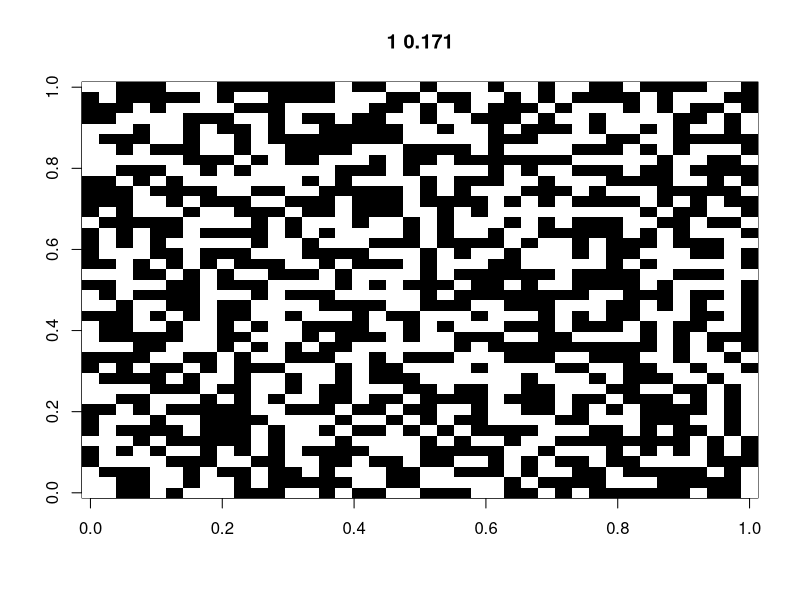
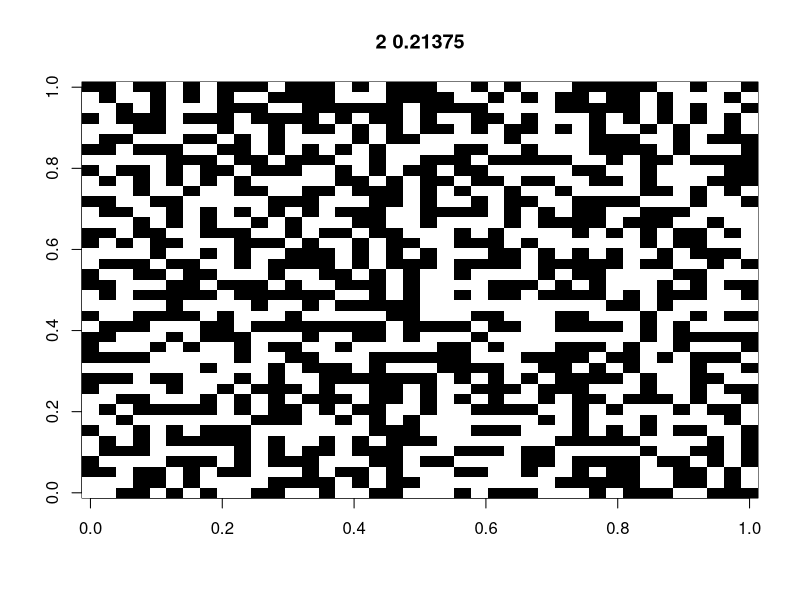
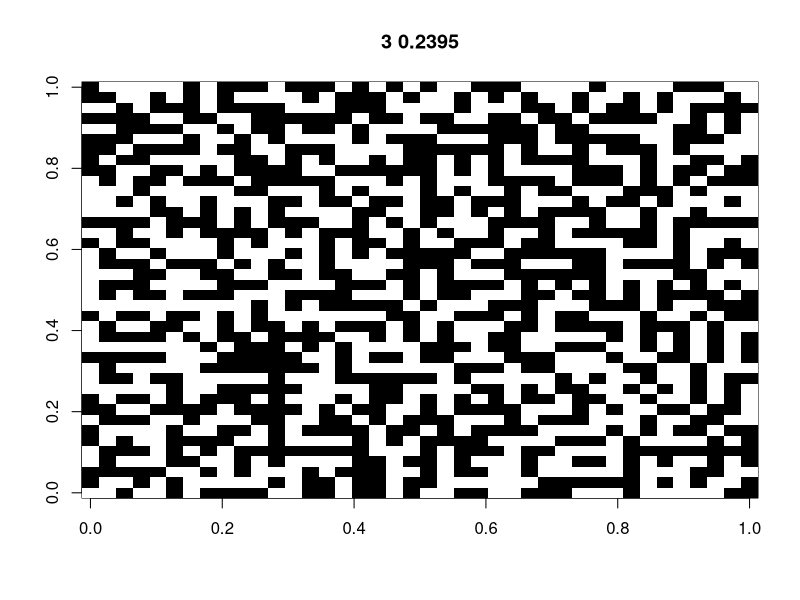
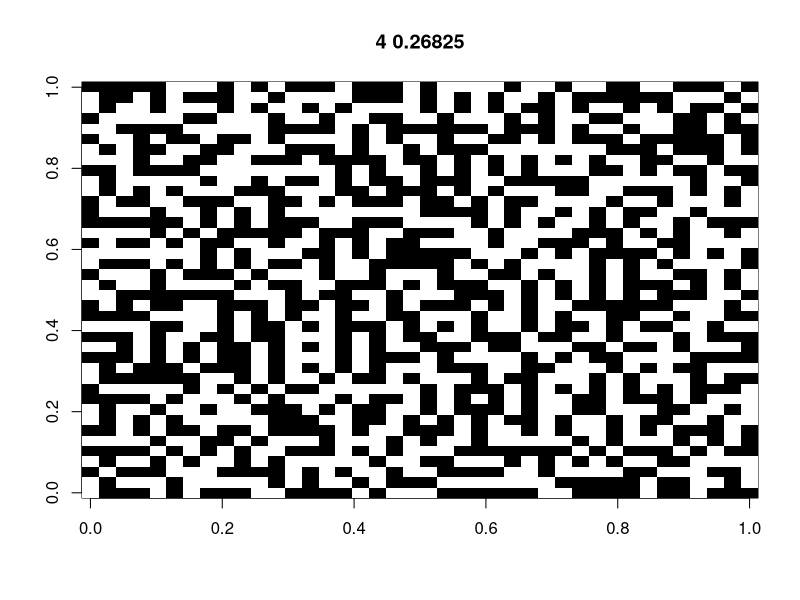
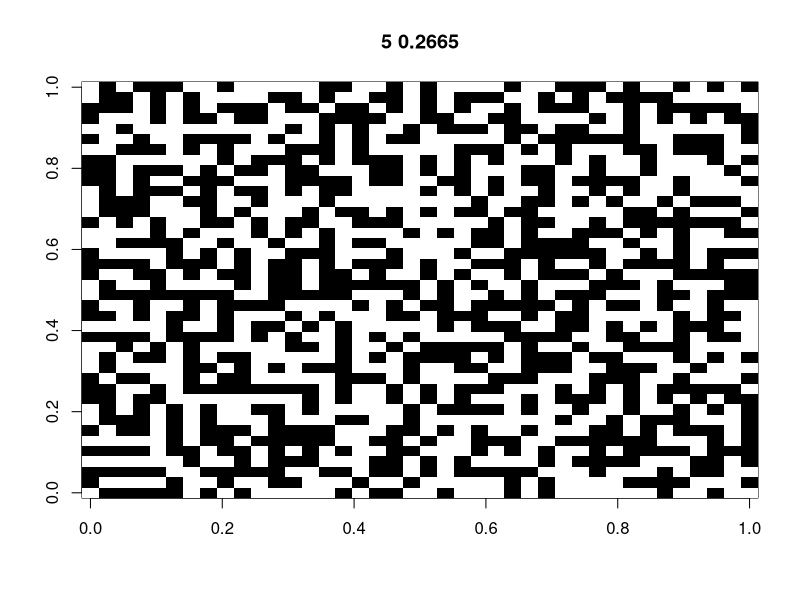
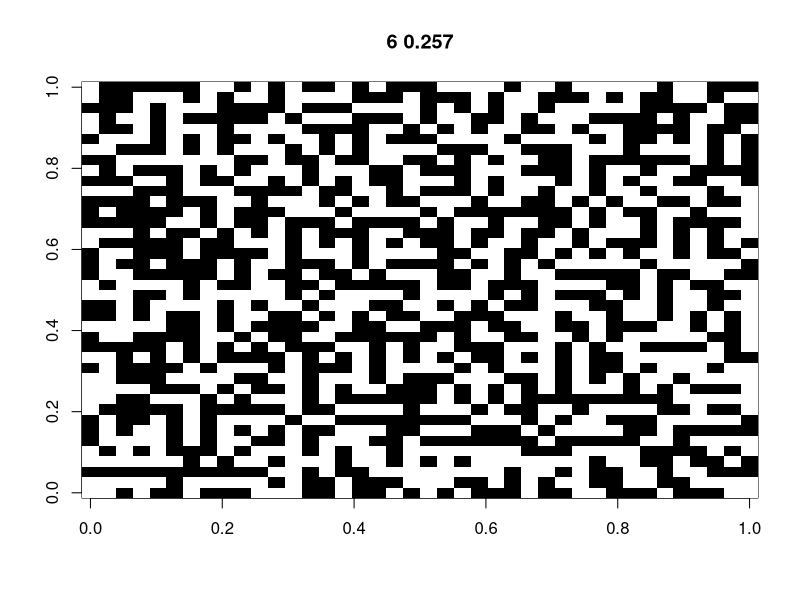
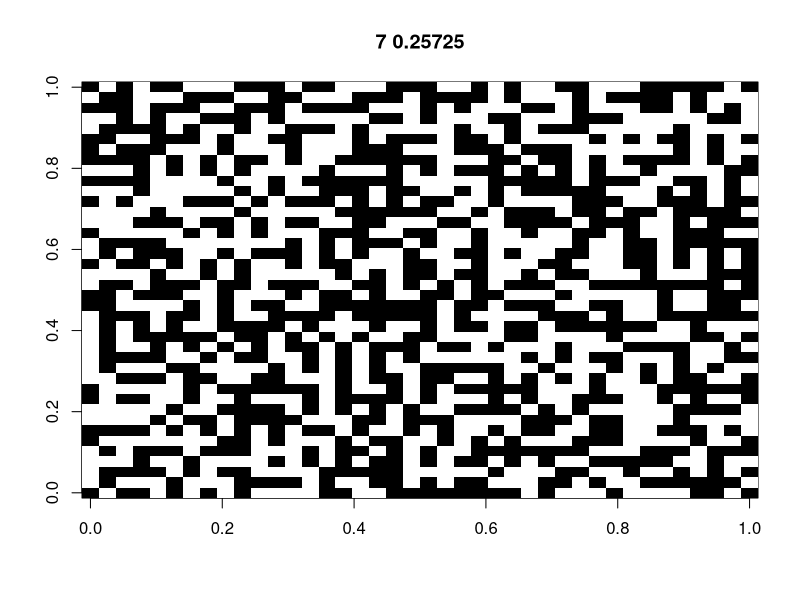
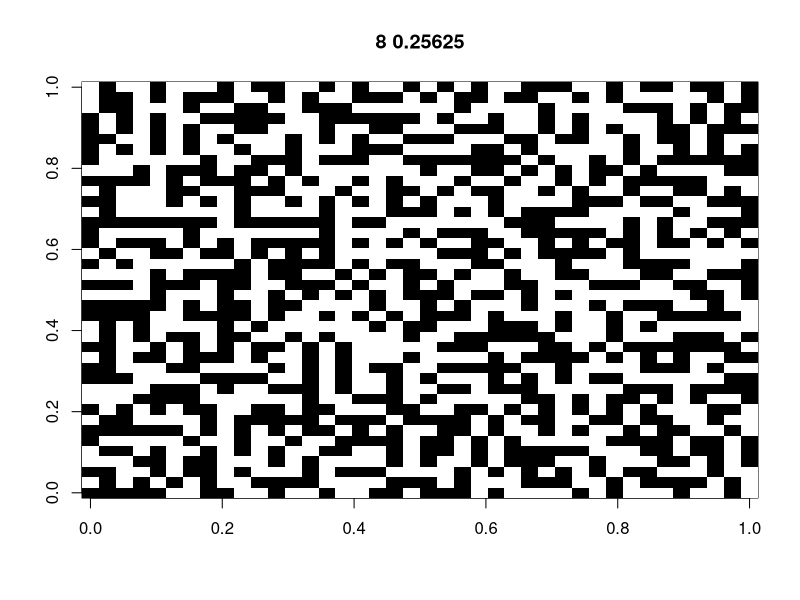

Generate these figures, in order, with R:
library(tidyverse)
library(patchwork)

##############################################
# Figure S1: spatial simulations based on the Ising model

# define functions
XiXj1 = function(id,dmat,range) {
  xi = Xi[id]
  if(xi==0) { xi = 1 } else { xi = xi }
  j = as.numeric(which((dmat[,id]<=range)&(dmat[,id]>0)))
  xj = Xi[j]
  xj[xj==0] = 1
  return(xi*sum(xj))
}

# set coefficients
J = -0.2 #= beta_2; -0.2 and 0.2 for Fig. S1a and b, respectively
h = 0.0 #= beta_1

# set a field
rect = 40
N = rect*rect
Xi = sample(c(-1,1),N,replace=T)

smap = cbind(rep(1:rect,each=rect),
             rep(1:rect,rect)
)
dmat = as.matrix(dist(smap))

group = rep(1,rect*rect)


xixj = c()
for(i in 1:N) xixj = c(xixj, XiXj1(i,dmat=dmat,range=sqrt(2)))
Ei_t0 = (J*xixj+h*Xi)

# MCMC by Gibbs sampling
for(j in 1:100) {
  Xi_t0 = Xi
  
  perm = sample(1:N,N)
  for(i in perm) {
    Xi[i] = sample(c(-1,1),1)
    xi = Xi[i]
    if(xi==0) { xi = 1 }
    Ei = (J*XiXj1(i,dmat=dmat,range=sqrt(2))+h*xi) # set the energy positive to maximize itself
    
    # Metropolis algorithm
    if(Ei_t0[i]<=Ei) {
      Xi[i] = Xi[i]; Ei_t0[i] = Ei
    } else if(runif(1,0,1)<exp(Ei-Ei_t0[i])) {
      Xi[i] = Xi[i]; Ei_t0[i] = Ei
    } else {
      Xi[i] = Xi_t0[i]
    }
  }
  E = mean(Ei_t0)
  image(matrix(Xi,rect,rect),main=paste(j,E),col=c("black","white"))
}


pdf(file=paste0("../IsingJ",J,"_h",h,"cnt_d1.pdf"), width=5, height=5)
image(t(matrix(Xi,rect,rect)),main=paste(j,E),col=c("black","white"),las=1,xaxt="n",yaxt="n")
dev.off()

############
# Figure S2
W_AA = function(x,b1,b2,b12) (b12+b2)*(2*x-1)+b1+1
W_Aa = function(x,b1,b2,b12) 1
W_aa = function(x,b1,b2,b12) (b12-b2)*(2*x-1)-b1+1

W_A = function(x,b1,b2,b12) x*W_AA(x,b1,b2,b12)+(1-x)*W_Aa(x,b1,b2,b12)
W_a = function(x,b1,b2,b12) x*W_Aa(x,b1,b2,b12)+(1-x)*W_aa(x,b1,b2,b12)
W_m = function(x,b1,b2,b12) x*W_A(x,b1,b2,b12)+(1-x)*W_a(x,b1,b2,b12)

wplot = function(b1,b2,b12) {
  p2 = 0.5*(b12-b2)/b12
  w2 = p2*W_A(p2,b1,b2,b12)+(1-p2)*W_a(p2,b1,b2,b12)
  p = ggplot(NULL,aes(x=0.5,y=0.5*W_A(0.5,b1,b2,b12)+(1-0.5)*W_a(0.5,b1,b2,b12))) + 
    ylim(0.5,1.5) + xlim(0,1) + theme_classic() +
    geom_function(fun=W_A, col=grey(0.0,1.0),args=list(b1,b2,b12)) +
    geom_function(fun=W_a, col=grey(0.0,0.5),args=list(b1,b2,b12)) + 
    geom_function(fun=W_m, lty=2,args=list(b1,b2,b12)) + 
    ylab(expression(y[k[i]])) + xlab(expression(f["q,A"])) +
    labs(subtitle=bquote(beta["q,s"]*"="*.(b1)*"; "*beta["q,n"]*"="*.(b12)*"; "*beta["q,sxn"]*"="*.(b2)))
  return(p)
} 

pa = wplot(b1=0.1,b2=-0.2,b12=0.0)
pa = pa + geom_text(aes(x=0.025,y=1.5),label="(black): A alleles",size=3,hjust=0) + 
  geom_text(aes(x=0.025,y=1.4),label="(gray): a alleles",colour=grey(0.5,1),size=3,hjust=0) +
  geom_text(aes(x=0.025,y=1.3),label="(dashed): weighted mean",size=3,hjust=0)
pb = wplot(b1=0.0,b2=-0.2,b12=0.3)
pc = wplot(b1=0.1,b2=-0.2,b12=-0.3)
pd = wplot(b1=0.1,b2=0.2,b12=0)
pe = wplot(b1=0.0,b2=0.2,b12=0.3)
pf = wplot(b1=0.1,b2=0.2,b12=-0.3)

p = (pa | pb | pc) / (pd | pe | pf) + plot_annotation(tag_levels = "a")
ggsave(p,filename="../figs_numerical.pdf",width=9,height=6)


############
# Figure S3
W_AA = function(x,b1,b2,b12) 1+b1-(b12+b2)*(x^2-3*x+1)
W_Aa = function(x,b1,b2,b12) 1+b2*(x^2-x+0.5)
W_aa = function(x,b1,b2,b12) 1-b1-(b12-b2)*(x^2-3*x+1)

W_A = function(x,b1,b2,b12) x*W_AA(x,b1,b2,b12)+(1-x)*W_Aa(x,b1,b2,b12)
W_a = function(x,b1,b2,b12) x*W_Aa(x,b1,b2,b12)+(1-x)*W_aa(x,b1,b2,b12)
W_m = function(x,b1,b2,b12) x*W_A(x,b1,b2,b12)+(1-x)*W_a(x,b1,b2,b12)

wplot = function(b1,b2,b12) {
  p2 = 0.5*(b12-b2)/b12
  w2 = p2*W_A(p2,b1,b2,b12)+(1-p2)*W_a(p2,b1,b2,b12)
  p = ggplot(NULL,aes(x=0.5,y=0.5*W_A(0.5,b1,b2,b12)+(1-0.5)*W_a(0.5,b1,b2,b12))) + 
    ylim(0.5,1.5) + xlim(0,1) + theme_classic() +
    geom_function(fun=W_A, col=grey(0.0,1.0),args=list(b1,b2,b12)) +
    geom_function(fun=W_a, col=grey(0.0,0.5),args=list(b1,b2,b12)) + 
    geom_function(fun=W_m, lty=2,args=list(b1,b2,b12)) + 
    ylab(expression(y[k[i]])) + xlab(expression(f["q,A"])) +
    labs(subtitle=bquote(beta["q,s"]*"="*.(b1)*"; "*beta["q,n"]*"="*.(b12)*"; "*beta["q,sxn"]*"="*.(b2)))
  return(p)
} 

pa = wplot(b1=0.1,b2=-0.2,b12=0.0)
pa = pa + geom_text(aes(x=0.025,y=1.5),label="(black): A alleles",size=3,hjust=0) + 
  geom_text(aes(x=0.025,y=1.4),label="(gray): a alleles",colour=grey(0.5,1),size=3,hjust=0) +
  geom_text(aes(x=0.025,y=1.3),label="(dashed): weighted mean",size=3,hjust=0)
pb = wplot(b1=0.0,b2=-0.2,b12=0.3)
pc = wplot(b1=0.1,b2=-0.2,b12=-0.3)
pd = wplot(b1=0.1,b2=0.2,b12=0)
pe = wplot(b1=0.0,b2=0.2,b12=0.3)
pf = wplot(b1=0.1,b2=0.2,b12=-0.3)

p2 = (pa | pb | pc) / (pd | pe | pf) + plot_annotation(tag_levels = "a")
ggsave(p2,filename="../figs_numerical2.pdf",width=9,height=6)
